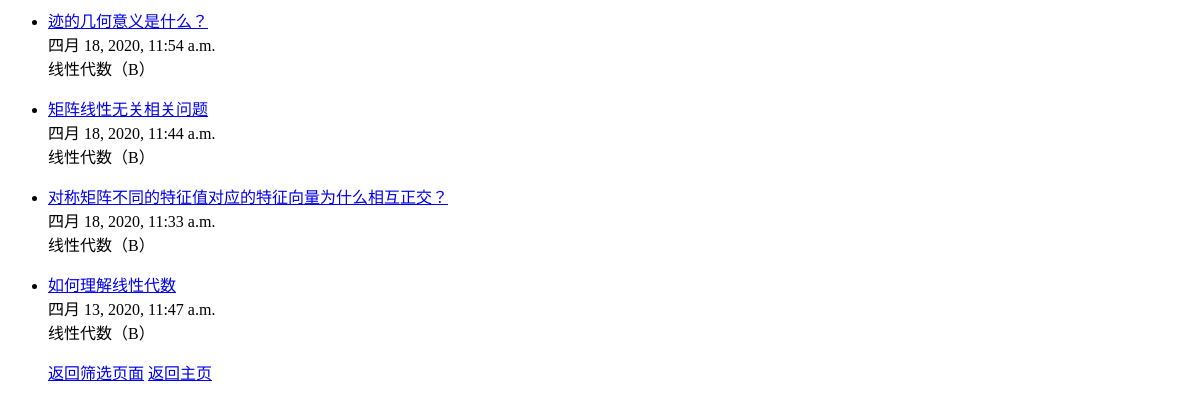
/qas_system/select/2/2/, run on an earlier commit of the app's database.
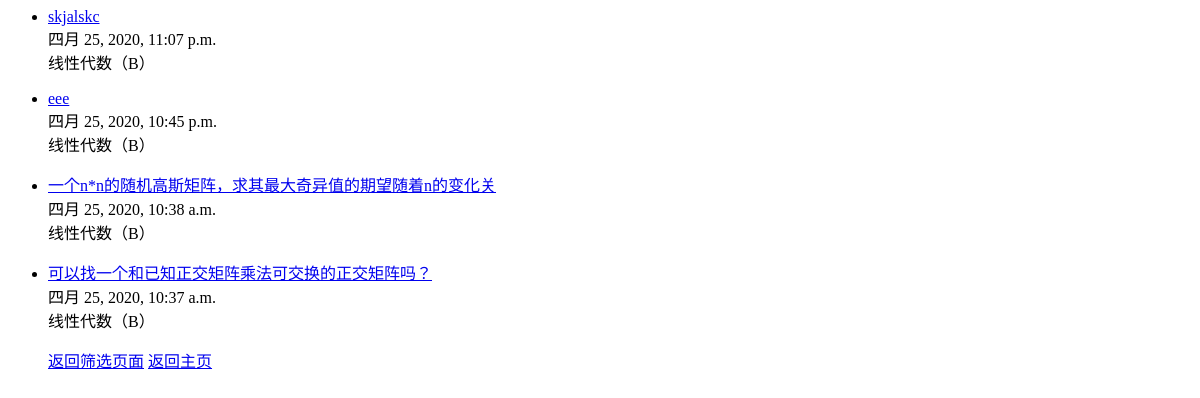
And on a later commit of the database.
### qas_system/models.py (models this page shows, shortened)
class Question(models.Model):
    question_title = models.CharField(verbose_name='标题', max_length=30, blank=False)
    question_text = RichTextField(verbose_name='具体描述')
    question_subject = models.ForeignKey('Subject', verbose_name='科目', on_delete=models.CASCADE)
    pub_date = models.DateTimeField(auto_now=True, verbose_name='提问日期')
    page_views = models.IntegerField(default=0, verbose_name='浏览量')
    questioner = models.ForeignKey('User', verbose_name='提问者', on_delete=models.CASCADE)
    good_num = models.IntegerField(default=0, verbose_name='点赞量')

class Subject(models.Model):
    name = models.CharField(max_length=30, unique=True, verbose_name='科目名称')
    def __str__(self):
        return self.name

### qas_system/views.py (the view)
# urls.py: path('select/<int:sequencing>/<int:question_subject>/', views.select_result,  # 问题筛选结果页面 sequencing为0,1,2
def select_result(request, sequencing, question_subject):
    if sequencing == 0:
        select_result_list = Question.objects.filter(question_subject_id=question_subject).order_by('-page_views')
    elif sequencing == 1:
        select_result_list = Question.objects.filter(question_subject_id=question_subject).order_by('-good_num')
    elif sequencing == 2:
        select_result_list = Question.objects.filter(question_subject_id=question_subject).order_by('-pub_date')
    else:
        all_subject = Subject.objects.all()
        return render(request, 'select.html', {'all_subject': all_subject})
    context = {
        'select_result_list': select_result_list,
    }
    return render(request, 'select_result.html', context)

### templates/select_result.html (shortened to what this page needs)
{% if select_result_list %}
    <ul>
    {% for question in select_result_list %}
        <li><a href="/qas_system/question/{{ question.id }}/">{{ question.question_title }}</a></li>
        {{ question.pub_date }}<br>
        {{ question.question_subject }}
    {% endfor %}
    <a href="/qas_system/select/", target="_self">返回筛选页面</a>
    <a href="/qas_system/", target="_self">返回主页</a>
    </ul>
{% else %}
    <p>根据您的筛选条件未找到筛选结果，点击下面的链接返回。</p>
    <a href="/qas_system/select/", target="_self">返回筛选页面</a>
    <a href="/qas_system/", target="_self">返回主页</a>
{% endif %}

What changed in the data, as far as the page shows it:
removed Question: question_title "迹的几何意义是什么？", pub_date "四月 18, 2020, 11:54 a.m.", question_subject "线性代数（B）"
removed Question: question_title "矩阵线性无关相关问题", pub_date "四月 18, 2020, 11:44 a.m.", question_subject "线性代数（B）"
removed Question: question_title "对称矩阵不同的特征值对应的特征向量为什么相互正交？", pub_date "四月 18, 2020, 11:33 a.m.", question_subject "线性代数（B）"
removed Question: question_title "如何理解线性代数", pub_date "四月 13, 2020, 11:47 a.m.", question_subject "线性代数（B）"
added Question: question_title "skjalskc", pub_date "四月 25, 2020, 11:07 p.m.", question_subject "线性代数（B）"
added Question: question_title "eee", pub_date "四月 25, 2020, 10:45 p.m.", question_subject "线性代数（B）"
added Question: question_title "一个n*n的随机高斯矩阵，求其最大奇异值的期望随着n的变化关", pub_date "四月 25, 2020, 10:38 a.m.", question_subject "线性代数（B）"
added Question: question_title "可以找一个和已知正交矩阵乘法可交换的正交矩阵吗？", pub_date "四月 25, 2020, 10:37 a.m.", question_subject "线性代数（B）"
